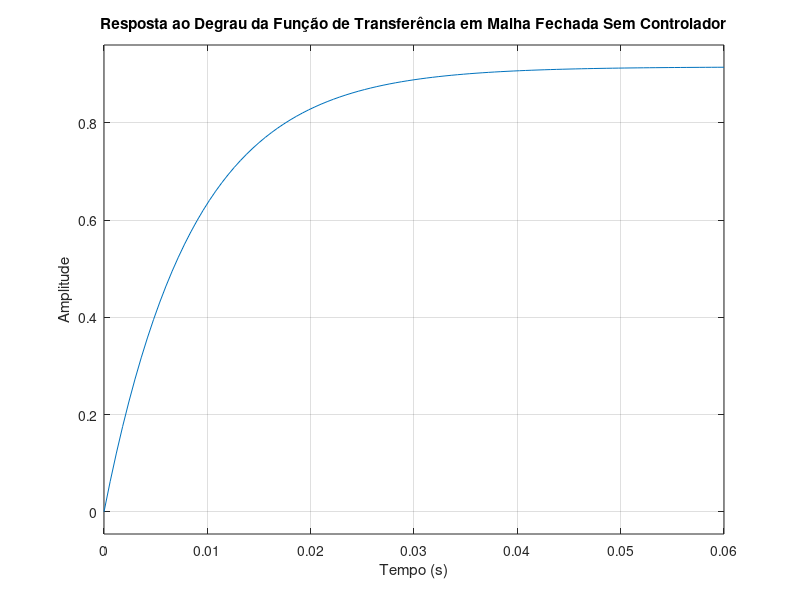
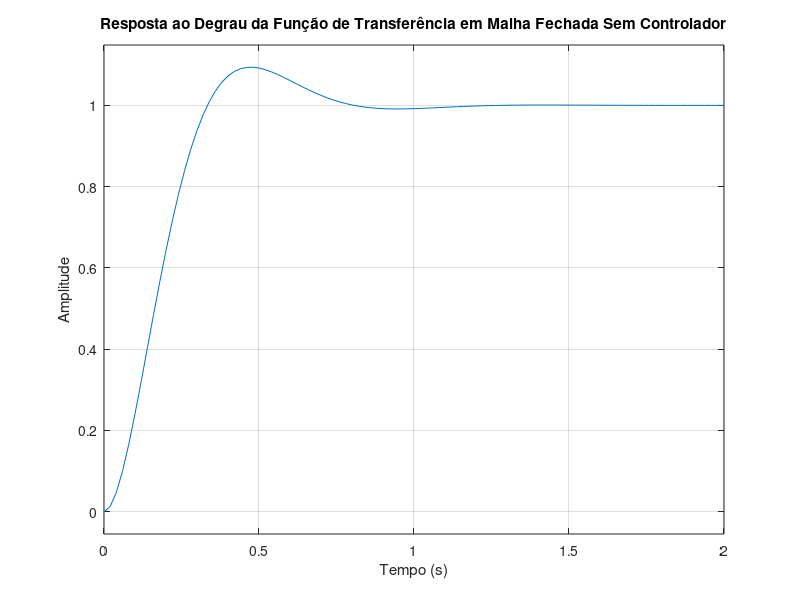

MATLAB code for these plots, in order:

s = tf('s');
G = 10.8/(0.1*s+1);
C = 0.64/s;
sistemamalhafechada = feedback(G, 1);


step(sistemamalhafechada);
title('Resposta ao Degrau da Função de Transferência em Malha Fechada Sem Controlador');
xlabel('Tempo (s)');
ylabel('Amplitude');
grid on;
figure;
sistemamalhafechada = feedback(G*C, 1);
step(sistemamalhafechada);
title('Resposta ao Degrau da Função de Transferência em Malha Fechada Sem Controlador');
xlabel('Tempo (s)');
ylabel('Amplitude');
grid on;